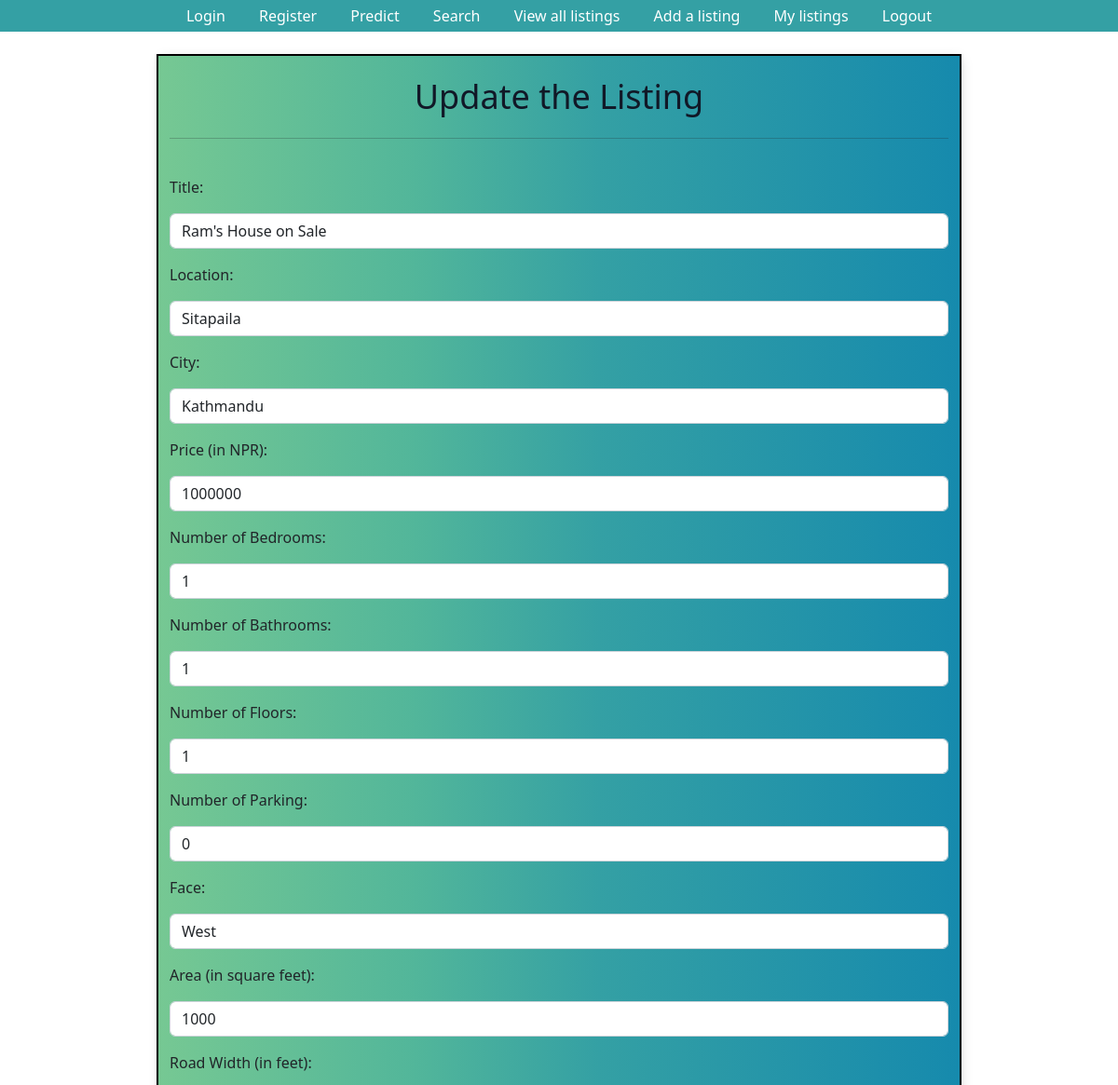
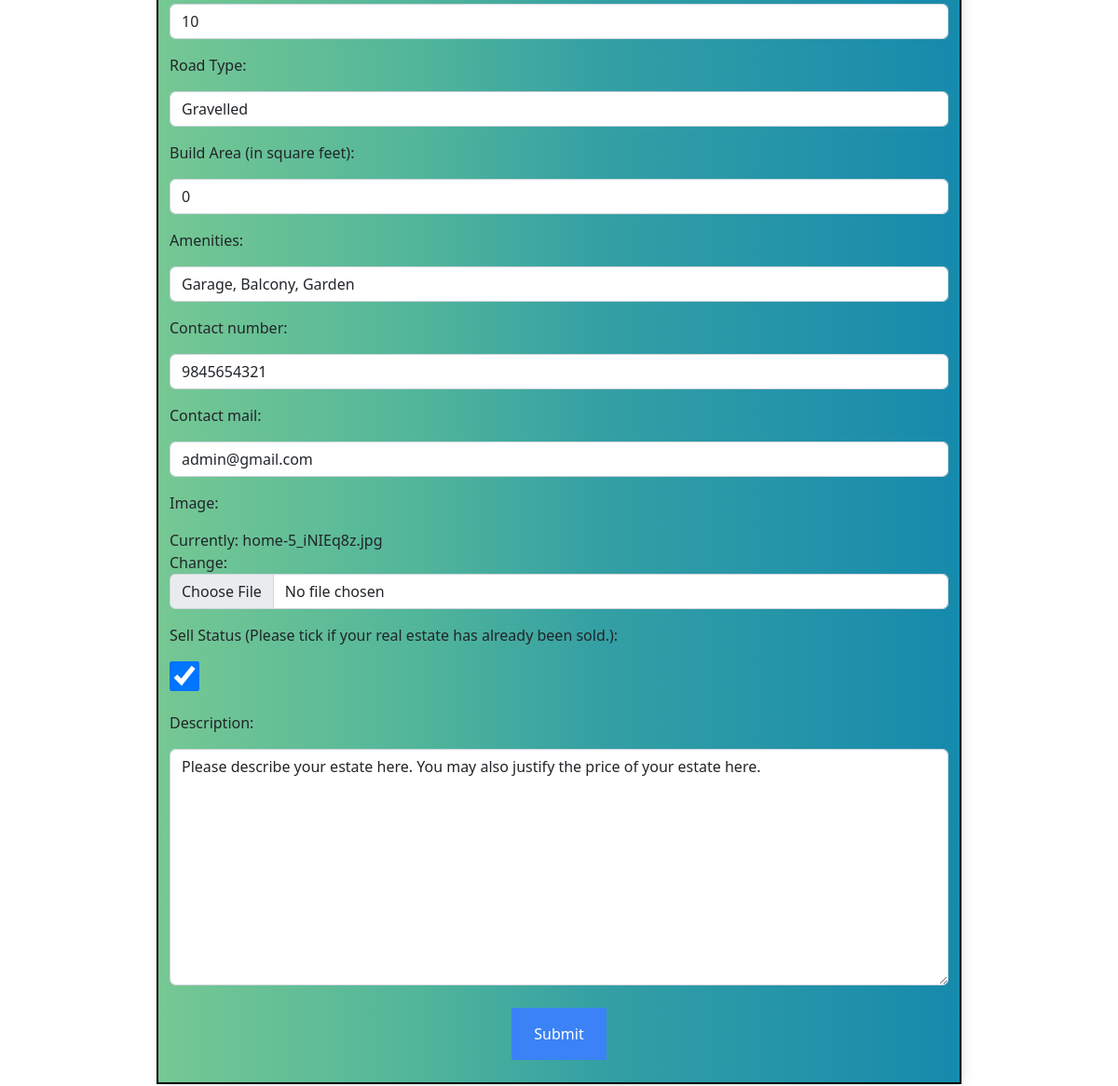
The app's page /listings/4/edit/ (signed in) with its own data (2 pictures, top to bottom).
### listings/models.py (models this page shows, shortened)
class Listing(models.Model):
    Title = models.CharField(max_length=30, default='House on Sale')
    Location = models.CharField(max_length=30, default='Kalanki')
    City = models.CharField(max_length=30, default='Kathmandu')
    Price = models.IntegerField(default=9999999)
    Bedroom = models.IntegerField(default=1)
    Bathroom = models.IntegerField(default=1)
    Floors = models.IntegerField(default=1)
    Parking = models.IntegerField(default=1)
    Face = models.CharField(max_length=30, default="East")
    Area = models.IntegerField(default=100)
    Road_Width = models.IntegerField(default=0)
    Road_Type = models.CharField(max_length=30, default="Concrete")
    Build_Area = models.IntegerField(default=100)
    Amenities = models.CharField(max_length=30, default="Bathroom")
    Contact_number = models.IntegerField(default=9845654321)
    Contact_mail = models.EmailField(max_length=30, default='admin@gmail.com')
    Image = models.ImageField(max_length = 254)
    user = models.ForeignKey(User, on_delete=models.SET_NULL,null=True)
    is_sold = models.BooleanField(default=False)
    Description = models.CharField(max_length=1000, default="Please describe your estate here. You may also justify the price of your estate here.")
    likes = models.ManyToManyField(User, related_name='estate')

### listings/views.py (the view)
# urls.py: path('listings/<pk>/edit/', listing_update, name='listing_update'),
@login_required
def listing_update(request, pk):
    listing= Listing.objects.get(id=pk)
    if request.method == "POST":
        form = ListingForm(request.POST, instance=listing, files = request.FILES)
        if form.is_valid():
            form.save()
            return HttpResponseRedirect(reverse('listing_retrieve', args=[str(pk)]))
    else:
        form = ListingForm(instance=listing)
    context = {
        "form":form
    }
    return render(request, "listing_update.html", context)

### templates/listing_update.html (shortened to what this page needs)
{% extends "base.html" %}
    {% block content %}
    <div class="container"><br>
        <center><h1 class="text-4xl text-gray-900">Update the Listing</h1></center>
        <br><hr><br>
        <form method="post" enctype="multipart/form-data">
            {{ form.as_p }}
            <br><center><button class="flex items-center px-4 py-3 text-white bg-blue-500 hover:bg-blue-400" type="submit">Submit</button></center><br>
        </form>
    </div>
    {% endblock %}

### templates/base.html (style rules this page uses)
.container { max-width: 1550px; margin: auto; background-color: rgba(136, 5, 5, 0.421); -webkit-box-shadow: 2px 2px 13px -4px rgba(0, 0, 0, 0.21); box-shadow: 2px 2px 13px -4px rgba(0, 0, 0, 0.21); background: linear-gradient(90deg, #76C893 0%, #52B69A 32%, #34A0A4 55%, #168AAD 100%); border: 2px solid #000 }
label { display: block; margin: 16px 0; }

### records on screen
Listing: Title "Ram's House on Sale", Location "Sitapaila", City "Kathmandu", Price "1000000", Bedroom "1", Bathroom "1", Floors "1", Parking "0", Face "West", Area "1000", Road_Width "10", Road_Type "Gravelled", Build_Area "0", Amenities "Garage, Balcony, Garden", Contact_number "9845654321", Contact_mail "admin@gmail.com", is_sold "☑", Description "Please describe your estate here. You may also justify the price of your estate here."
